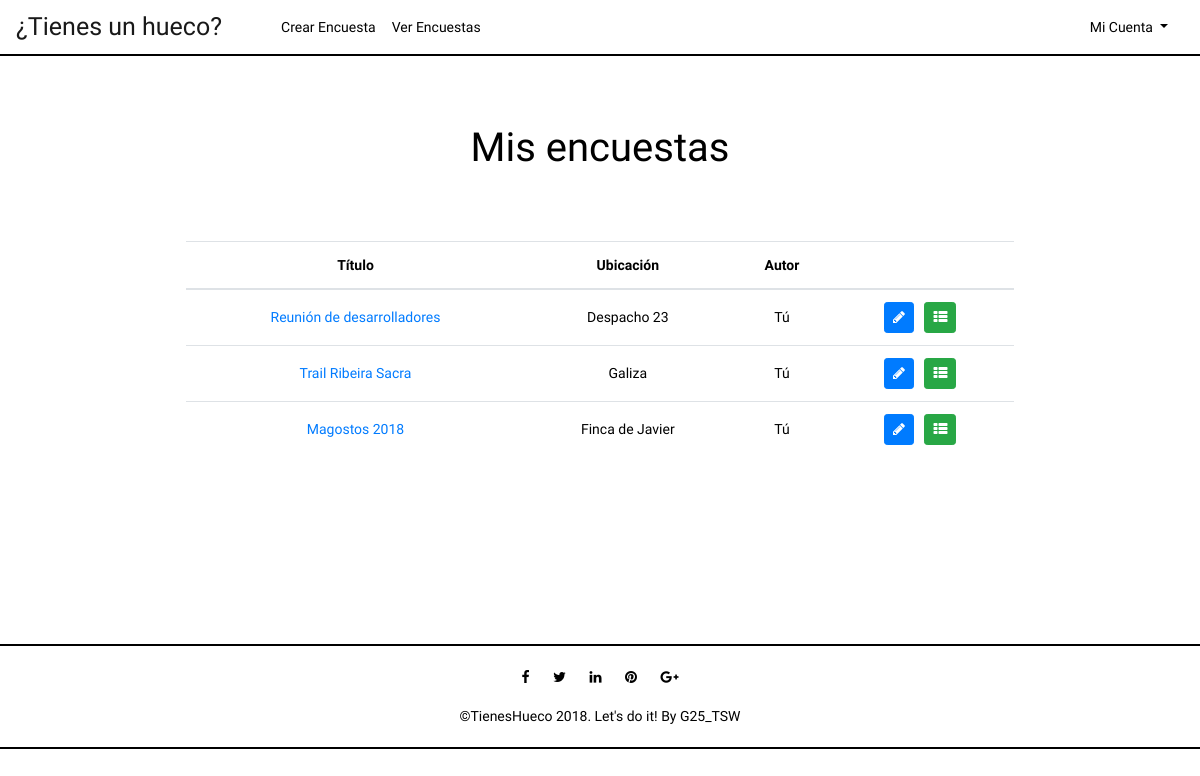
The app's page /index.php?controller=polls&action=index (signed in), older data.
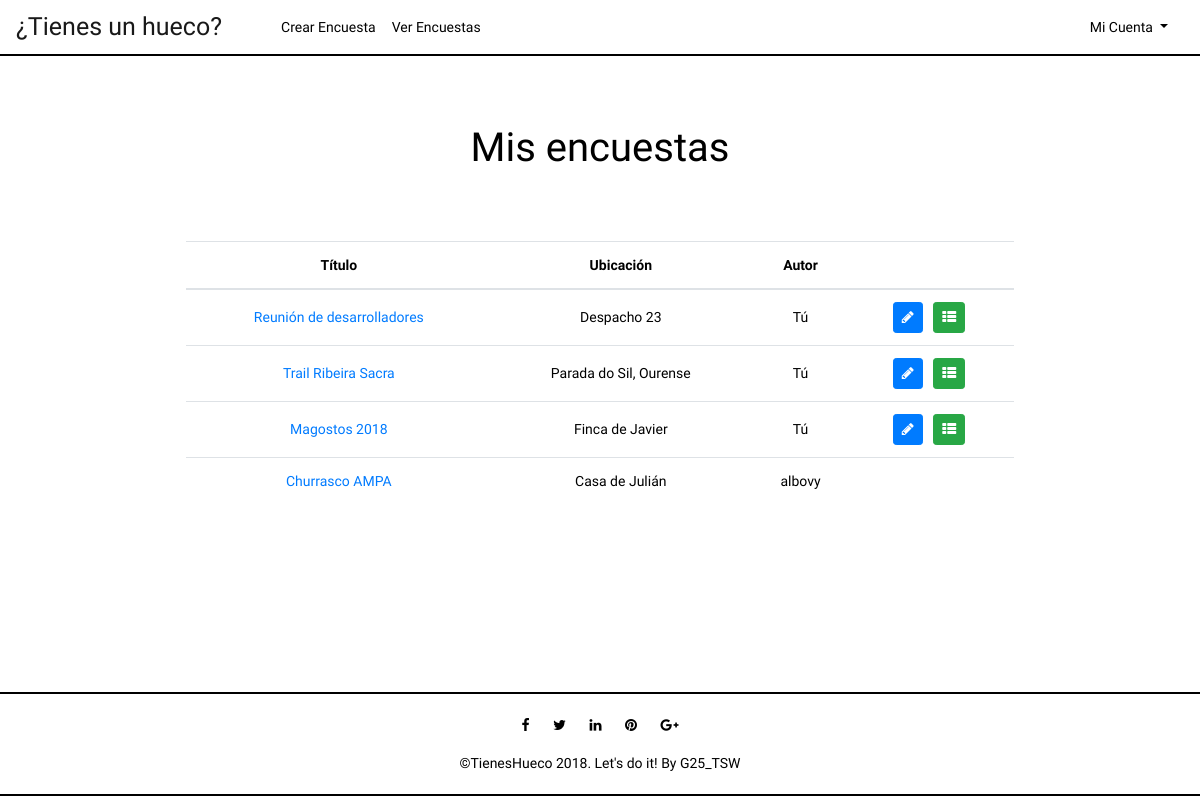
The same page, newer data.
### tables this page shows
CREATE TABLE IF NOT EXISTS POLL(
  id int AUTO_INCREMENT NOT NULL ,
  title varchar(225) NOT NULL,
  ubication varchar(225),
  author varchar(25) NOT NULL,
  link varchar(225) UNIQUE NOT NULL,
  PRIMARY KEY(id),
  FOREIGN KEY (author) REFERENCES USER (username) ON UPDATE CASCADE ON DELETE CASCADE
);

### core/ViewManager.php (called while the page is built, shortened)
<?php
class ViewManager {
	private $fragmentContents = array();
	private $variables = array();
	private $currentFragment = self::DEFAULT_FRAGMENT;
	private $layout = "default";
	private function saveCurrentFragment() {
		$this->fragmentContents[$this->currentFragment].=ob_get_contents();
	}
	public function moveToFragment($name) {
		$this->currentFragment = $name;
	}
	public function getFragment($fragment, $default="") {
		if (!isset($this->fragmentContents[$fragment])) {
			return $default;
		}
		return $this->fragmentContents[$fragment];
	}
	public function setVariable($varname, $value, $flash=false) {
		$this->variables[$varname] = $value;
	}
	public function getVariable($varname, $default=NULL) {
		if (!isset($this->variables[$varname])) {
			return $default;
		}
		return $this->variables[$varname];
	}
	public function render($controller, $viewname) {
		include(__DIR__."/../view/$controller/$viewname.php");
		$this->renderLayout();
	}
	private function renderLayout() {
		include(__DIR__."/../view/layouts/".$this->layout.".php");
	}
	private static $viewmanager_singleton = NULL;
	public static function getInstance() {
		if (self::$viewmanager_singleton == null) {
			self::$viewmanager_singleton = new ViewManager();
		}
		return self::$viewmanager_singleton;
	}
}

### controller/PollsController.php (called while the page is built, shortened)
<?php
require_once(__DIR__."/../model/Poll.php");
require_once(__DIR__."/../model/PollMapper.php");
require_once(__DIR__."/../model/User.php");
require_once(__DIR__."/../core/ViewManager.php");
class PollsController extends BaseController {
	private $pollMapper;
	public function __construct() {
		$this->pollMapper = new PollMapper();
	}
	public function index() {
		$polls = $this->pollMapper->findAll($_SESSION["currentuser"]);
		$this->view->setVariable("polls", $polls);
		$this->view->render("polls", "index");
	}
}

### index.php (called while the page is built, shortened)
<?php
function run() {
	try {
		$controller = loadController($_GET["controller"]);
		$actionName = $_GET["action"];
		$controller->$actionName();
	} catch(Exception $ex) {
		die("An exception occured!!!!!".$ex->getMessage());
	}
}
function loadController($controllerName) {
	return new $controllerClassName();
}
run();
?>

### core/I18n.php (called while the page is built, shortened)
<?php
class I18n {
	private $messages;
	public function setLanguage($language) {
		$this->messages = $i18n_messages;
	}
	public function i18n($key) {
		if (isset($this->messages[$key])){
			return $this->messages[$key];
		}else{
			return $key;
		}
	}
	private static $i18n_singleton = null;
	public static function getInstance() {
		if (self::$i18n_singleton == NULL) {
			self::$i18n_singleton = new I18n();
		}
		return self::$i18n_singleton;
	}
}
function i18n($key) {
	return I18n::getInstance()->i18n($key);
}

### model/Poll.php (called while the page is built, shortened)
<?php
class Poll {
	private $title;
	private $ubication;
	private $author;
	private $link;
	public function __construct($id=NULL, $title=NULL, $ubication=NULL, User $author=NULL, $link=NULL) {
		$this->title = $title;
		$this->ubication = $ubication;
		$this->author = $author;
		$this->link = $link;
	}
	public function getTitle() {
		return $this->title;
	}
	public function getUbication() {
		return $this->ubication;
	}
	public function getAuthor() {
		return $this->author;
	}
	public function getLink() {
		return $this->link;
	}
}

### model/PollMapper.php (called while the page is built, shortened)
<?php
require_once(__DIR__."/../core/PDOConnection.php");
require_once(__DIR__."/../model/User.php");
require_once(__DIR__."/../model/Poll.php");
class PollMapper {
	private $db;
	public function __construct() {
		$this->db = PDOConnection::getInstance();
	}
	public function findAll($user) {
		$stmt = $this->db->query("SELECT DISTINCT poll.id, poll.title, poll.ubication, poll.author, poll.link FROM poll, gap, user_selects_gap WHERE '$user' = poll.author OR poll.id = user_selects_gap.poll_id AND user_selects_gap.username = '$user'");
		$polls_db = $stmt->fetchAll(PDO::FETCH_ASSOC);
		$polls = array();
		foreach ($polls_db as $poll) {
			$author = new User($poll["author"]);
			array_push($polls, new Poll($poll["id"], $poll["title"], $poll["ubication"], $author, $poll["link"]));
		}
		return $polls;
	}
	 }

### core/PDOConnection.php (called while the page is built)
<?php
class PDOConnection {
	private static $dbhost = "127.0.0.1";
	private static $dbname = "tsw";
	private static $dbuser = "root";
	private static $dbpass = "";
	private static $db_singleton = null;
	public static function getInstance() {
		if (self::$db_singleton == null) {
			self::$db_singleton = new PDO(
			"mysql:host=".self::$dbhost.";dbname=".self::$dbname.";charset=utf8",
			self::$dbuser,
			self::$dbpass,
			array(
				PDO::ATTR_EMULATE_PREPARES => false,
				PDO::ATTR_ERRMODE => PDO::ERRMODE_EXCEPTION
			)
		);
	}
	return self::$db_singleton;
}
}
?>

### model/User.php (called while the page is built, shortened)
<?php
class User {
	private $username;
	public function __construct($username=NULL, $passwd=NULL) {
		$this->username = $username;
	}
	public function getUsername() {
		return $this->username;
	}
}

### view/polls/index.php (the view)
<?php
require_once(__DIR__."/../../core/ViewManager.php");
$view = ViewManager::getInstance();
$view->setVariable("title", i18n("My polls"));
$polls = $view->getVariable("polls");
$currentuser = $view->getVariable("currentusername");
?>
<div class="container">
    <div class="row center-row">
      <div class="col-lg-12 center-block">
			 <div id="subtitle">
         <h1><?= i18n("My polls")?></h1>
         </div>
           <div class="col-lg-12 center-block2">
            <table id="dataTable" class="table text-center">
               <thead>
                  <tr>
                     <th scope="col"><?= i18n("title")?></th>
                     <th scope="col"><?= i18n("ubication")?></th>
                     <th scope="col"><?= i18n("author")?></th>
                     <th scope="col"> </th>
							     </tr>
                   </thead>
                   <tbody>
                     <?php foreach ($polls as $poll): ?>
                       <tr>
                          <td>
                          <a href="index.php?controller=polls&action=view&poll=<?= $poll->getLink() ?>"><?= htmlentities($poll->getTitle()) ?></a>
                          </td>
                          <td>
                            <?= htmlentities($poll->getUbication()) ?>
                          </td>
                          <td>
                          <?php if($poll->getAuthor()->getUsername() == $currentuser){ ?>
                                  <?=i18n("You")?></th>
                                <?php } else { ?>
                                  <?= htmlentities($poll->getAuthor()->getUsername()) ?>
                                <?php } ?>
                          </td>
                          <td>
                            <?php
                              if (isset($currentuser) && $currentuser == $poll->getAuthor()->getUsername()): ?>
                              <a href="index.php?controller=polls&action=edit&poll=<?= htmlentities($poll->getLink())?>">
                                <span title="Edit Poll" class="btn btn-primary btn-sm fa fa-pencil"></a>&nbsp;&nbsp;
                              <a href="index.php?controller=gaps&action=edit&poll=<?= htmlentities($poll->getLink())?>">
                                <span title="Edit Gaps" class="btn btn-success btn-sm fa fa-th-list"></a>&nbsp;&nbsp;
                              <?php endif; ?>
                           </td>
                         </tr>
                       <?php endforeach; ?>
                     </tbody>
              </table>
           </div>
        </div>
    </div>
</div>

### view/layouts/default.php (shortened to what this page needs)
<?php
$view = ViewManager::getInstance();
?><!DOCTYPE html>
<html>
<head>
    <link rel="stylesheet" href="https://cdnjs.cloudflare.com/ajax/libs/font-awesome/4.7.0/css/font-awesome.min.css">
    <link rel="stylesheet" href="./styles/style.css">
</head>
<body>
    <header>
        <nav class="navbar navbar-expand-lg navbar-light">
            <a class="navbar-brand" href="index.php?controller=polls&action=index"><?= i18n("¿Tienes un hueco?")?></a>
            <div class="collapse navbar-collapse" id="navbarSupportedContent">
                <ul class="navbar-nav mr-auto">
                    <li class="nav-item">
                        <a class="nav-link" href="index.php?controller=polls&action=add"><?= i18n("AddPoll")?></a>
                    </li>
                    <li class="nav-item">
                        <a class="nav-link" href="index.php?controller=polls&action=index"><?= i18n("SeeMyPolls")?></a>
                    </li>
                </ul>
                <div class="nav-item dropdown">
                    <a class="nav-link dropdown-toggle" href="#" id="navbarDropdown" role="button" data-toggle="dropdown"
                        aria-haspopup="true" aria-expanded="false">
                        <?= i18n("MyAccount")?>
                    </a>
                </div>
            </div>
        </nav>
    </header>
	<main>
        <?= $view->getFragment(ViewManager::DEFAULT_FRAGMENT) ?>
    </main>
    <footer class="footer">
        <div class="container">
            <div class="sub-footer">
                <div class="row">
                    <div class="col-lg-12">
                        <ul class="social-network">
                            <li><a href="#" title="Facebook"><i class="fa fa-facebook fa-1x"></i></a></li>
                            <li><a href="#" title="Twitter"><i class="fa fa-twitter fa-1x"></i></a></li>
                            <li><a href="#" title="LinkedIn"><i class="fa fa-linkedin fa-1x"></i></a></li>
                            <li><a href="#" title="Pinterest"><i class="fa fa-pinterest fa-1x"></i></a></li>
                            <li><a href="#" title="Google Plus"><i class="fa fa-google-plus fa-1x"></i></a></li>
                        </ul>
                    </div>
                    <div class="col-lg-12">
                        <div class="copyright">
                            <span>&copy;TienesHueco 2018. Let's do it! By </span><a href="" target="_blank">G25_TSW</a>
                        </div>
                    </div>
                </div>
            </div>
        </div>
    </footer>
</body>
</html>

### styles/style.css (style rules this page uses)
body { font-family:'K2D','Open Sans', Arial, sans-serif; font-size:14px; font-weight:300; line-height:1.6em; color:#000; background-color:white; }
header { background-color: white; border-bottom: 2px solid black; }
.navbar-brand { font-size: 25px; }
.nav-link { padding-left:0; }
.navbar-brand { color: #000; }
.navbar-collapse { margin-left: 3%; }
.navbar-light .navbar-nav .nav-link { color: #000; }
#navbarDropdown { color: #000; margin-left: 10px; }
.container { margin: auto; }
.center-row { margin-left: auto; margin-right: auto; }
.center-block { float: none; background-color: white; margin-top: 3%; margin-bottom: 10%; margin-left: auto; margin-right: auto; border-radius: 5px; max-width: 80%; }
.center-block2 { margin: auto; margin-top: 5%; margin-bottom: 7%; overflow-x: auto; }
#subtitle { margin: auto; margin-top: 4%; font-size: 32px; text-align: center; margin-bottom: 8%; }
td { text-align: center; vertical-align: middle!important; }
.footer { bottom:0%; max-height: 50%; width: 100%; padding-top: 1.25rem; padding-bottom: 1.25rem; background-color: white; color: #000; text-align: center; border-top: 2px solid black; border-bottom: 2px solid black; }
ul.social-network { padding: 0; text-align:center; }
ul.social-network li { display:inline; margin: 0 10px; margin-top: 2%; color:#000; }
ul.social-network li a { color:#000; }
.copyright { text-align:center; color: #000; }
.copyright a { color:#000; }

Row changes from the older to the newer data that the page shows:
changed poll "Trail Ribeira Sacra": ubication "Galiza" → "Parada do Sil, Ourense"
now on this page (row edited): poll: title "Churrasco AMPA", ubication "Casa de Julián", author "albovy"
